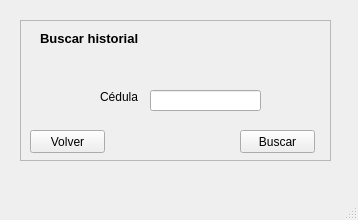
<?xml version="1.0" encoding="UTF-8"?>
<ui version="4.0">
 <class>Crear_usuario</class>
 <widget class="QMainWindow" name="Crear_usuario">
  <property name="geometry">
   <rect>
    <x>0</x>
    <y>0</y>
    <width>358</width>
    <height>220</height>
   </rect>
  </property>
  <property name="windowTitle">
   <string>MainWindow</string>
  </property>
  <widget class="QWidget" name="centralwidget">
   <widget class="QWidget" name="verticalLayoutWidget">
    <property name="geometry">
     <rect>
      <x>20</x>
      <y>20</y>
      <width>311</width>
      <height>141</height>
     </rect>
    </property>
    <layout class="QVBoxLayout" name="verticalLayout_buscar_historial">
     <item>
      <widget class="QFrame" name="frame_buscar_historial">
       <property name="frameShape">
        <enum>QFrame::StyledPanel</enum>
       </property>
       <property name="frameShadow">
        <enum>QFrame::Raised</enum>
       </property>
       <widget class="QLineEdit" name="buscar_historial_lineEdit_cedula">
        <property name="geometry">
         <rect>
          <x>130</x>
          <y>70</y>
          <width>111</width>
          <height>21</height>
         </rect>
        </property>
       </widget>
       <widget class="QLabel" name="buscar_historial_label_cedula">
        <property name="geometry">
         <rect>
          <x>80</x>
          <y>70</y>
          <width>47</width>
          <height>13</height>
         </rect>
        </property>
        <property name="text">
         <string>Cédula</string>
        </property>
       </widget>
       <widget class="QLabel" name="buscar_historial_label_titulo">
        <property name="geometry">
         <rect>
          <x>20</x>
          <y>10</y>
          <width>121</width>
          <height>16</height>
         </rect>
        </property>
        <property name="font">
         <font>
          <pointsize>10</pointsize>
          <weight>75</weight>
          <bold>true</bold>
         </font>
        </property>
        <property name="text">
         <string>Buscar historial</string>
        </property>
       </widget>
       <widget class="QPushButton" name="buscar_historial_pushButton_volver">
        <property name="geometry">
         <rect>
          <x>10</x>
          <y>110</y>
          <width>75</width>
          <height>23</height>
         </rect>
        </property>
        <property name="text">
         <string>Volver</string>
        </property>
       </widget>
       <widget class="QPushButton" name="pushButton">
        <property name="geometry">
         <rect>
          <x>220</x>
          <y>110</y>
          <width>75</width>
          <height>23</height>
         </rect>
        </property>
        <property name="text">
         <string>Buscar</string>
        </property>
       </widget>
      </widget>
     </item>
    </layout>
   </widget>
  </widget>
  <widget class="QMenuBar" name="menubar">
   <property name="geometry">
    <rect>
     <x>0</x>
     <y>0</y>
     <width>358</width>
     <height>21</height>
    </rect>
   </property>
  </widget>
  <widget class="QStatusBar" name="statusbar"/>
 </widget>
 <resources/>
 <connections/>
</ui>
